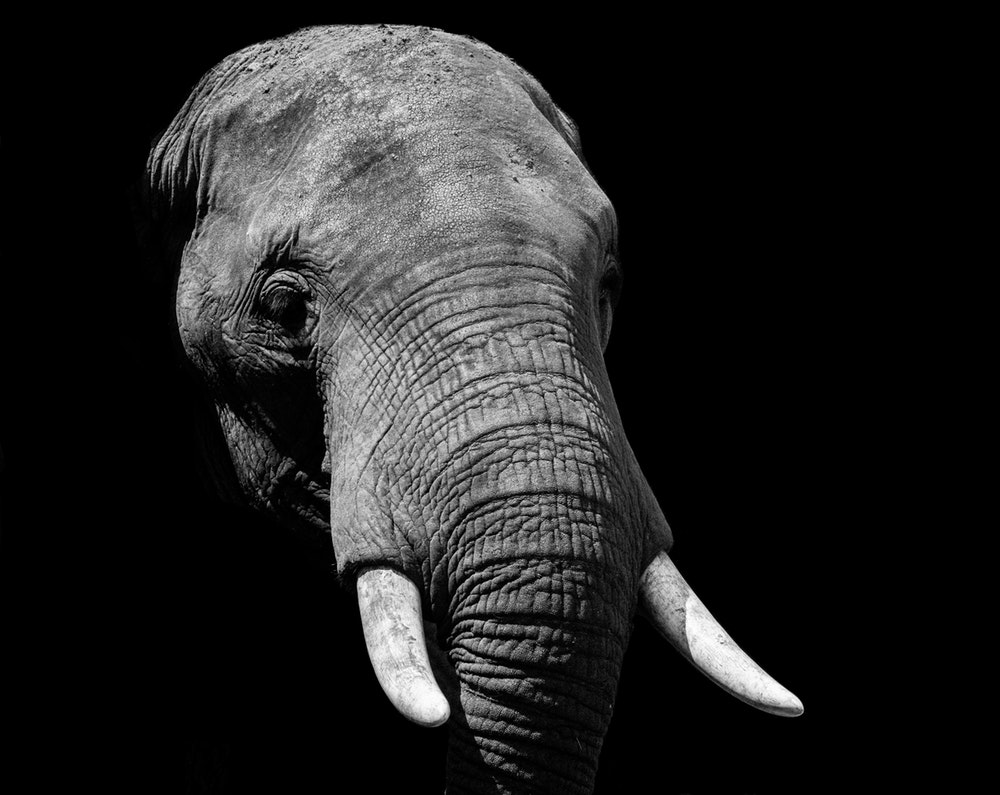
#> input picture dataset/nf_img/5.jpg, 1000 x 795 px
$ jupyter execute --allow-errors PRP.ipynb   (Python 2 division)
#> lines starting #> are read from the running program, lines starting #| are printed output that depends on the picture
[cell 1]
#Importing packages
from cv2 import imread, resize, CascadeClassifier, fastNlMeansDenoising, imwrite
import numpy as np
from matplotlib import pyplot as plt
from sklearn.model_selection import train_test_split

[cell 2]
#The OCL database of faces consists of ten different images of each of 40 distinct subjects. For some subjects, the images were
#taken at different times, varying the lighting, facial expressions (open / closed eyes, smiling / not smiling) and facial details
#(glasses / no glasses). All the images were taken against a dark homogeneous background with the subjects in an upright, frontal
#position (with tolerance for some side movement).

imgname_train = [[0 for i in range(8)] for j in range(40)] #Take 8 images of each person in training set
imgname_test = [[0 for i in range(2)] for j in range(40)]  #Take 2 images of each person in training set
arr = [1, 2, 3, 4, 5, 6, 7, 8, 9, 10]                      #Image names in each folder

#Splitting the dataset into training and test set.
for i in range(40):                                        #Database has images of 40 folder, 1 corresponding to each person
    train, test = train_test_split(arr, test_size=0.20, random_state=21)
    imgname_train[i] = train                               #Adding image names to training data
    imgname_test[i] = test                                 #Adiing image names to test data

train_imgs = []                                            #list of training images
#> (the rest of this cell did not finish here and is left out)

[cell 3]
# Calculating the mean face vector
mean = np.divide(np.sum([i for i in train_imgs], 0), 320)
#> mean = 0

#Plotting the mean
print 'Mean of the training images is:'
#> (the rest of this cell did not finish here and is left out)

[cell 4]
#Subtrabting mean from training images
norm_train_imgs = train_imgs - mean
#> norm_train_imgs = empty array

[cell 5]
#Finding the eigenvectors using the method described in the paper
A = np.transpose(norm_train_imgs)
#> A = empty array
L = np.matmul(np.transpose(A), A)                                 #Calculating A^T.A instead of A.A^T
#> L = 0

#> (the rest of this cell did not finish here and is left out)

[cell 6]
k = 200                                                          #number of eigenfaces to be taken

#Finding weights of training images
#> (the rest of this cell did not finish here and is left out)

[cell 7]
#Reading test images
test_imgs = []
#> (the rest of this cell did not finish here and is left out)

[cell 8]
#Reconstructing a non face image
img = imread('dataset/nf_img/5.jpg', 0)             #Loading the image
#> img is the input picture: shape (795, 1000); min 0, max 255, mean 35
img = resize(img  , (92 , 112))                                 #Resizing it to the dimensions of training images
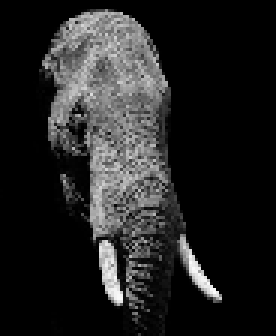
#> img: shape (112, 92) (shown 3 times larger); min 0, max 252, mean 34.9
norm_img = img.flatten()-mean                                   #Subtracting mean
#> norm_img = 10304 values, max 252 at index 8995, min 0 at index 0, mean 34.85
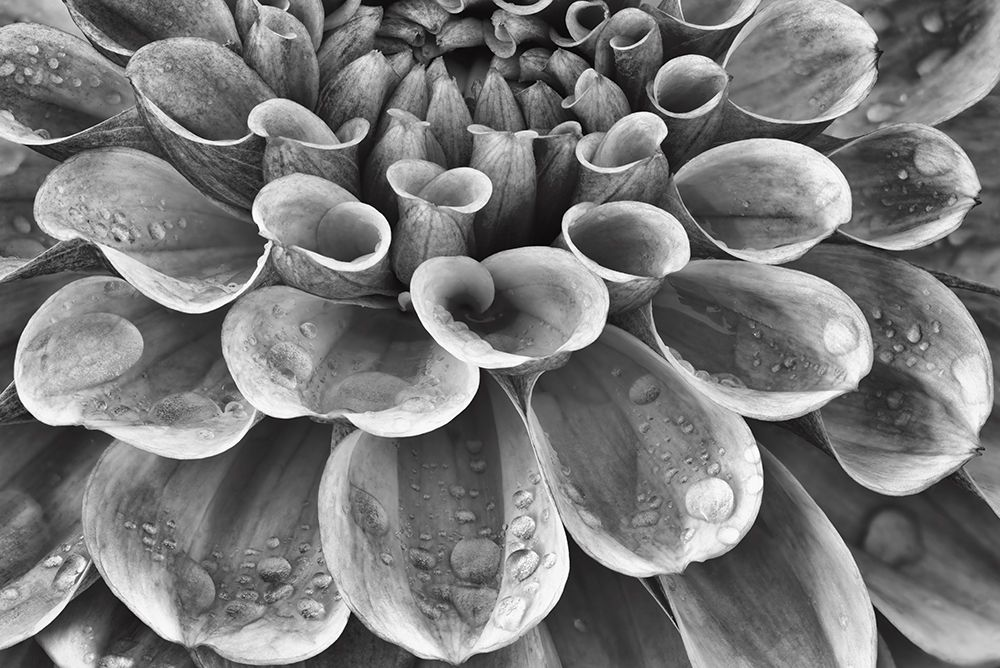
#> input picture dataset/nf_img/1.jpg, 1000 x 668 px
#> `img = resize(img,(92, 112))`:
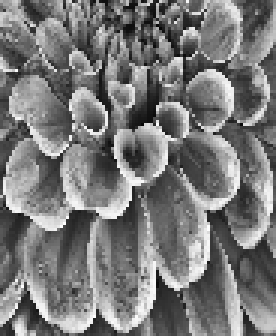
#> img: shape (112, 92) (shown 3 times larger); min 5, max 254, mean 121
#> `img = img.flatten()`: img = 10304 values, max 254 at index 6969, min 5 at index 3819, mean 121
#> `norm_img = img - mean`: norm_img has the same summary as img
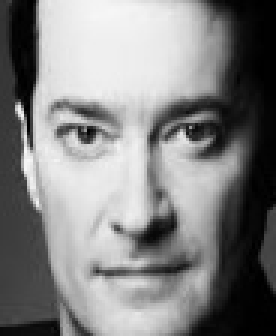
#> input picture dataset/f_img/1.jpg, 92 x 112 px, found by its file name (shown 3 times larger)
#> further down, inp_img is the input picture: shape (112, 92); min 0, max 248, mean 130.6
#> `faces = face_cascade.detectMultiScale(inp_img, 1.1, 3)`: faces = [[5, 13, 81, 81]]
#> the loop `for (x,y,w,h) in faces:` made 1 pass
#| cropped face
#> pass 1, `img = inp_img[y:y+h, x:x+w]`:
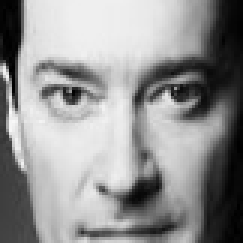
#> img: shape (81, 81) (shown 3 times larger); min 0, max 248, mean 146.8
#> pass 1, `img = resize(img  , (92 , 112))`:
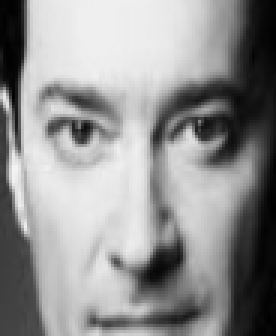
#> img: shape (112, 92) (shown 3 times larger); min 0, max 245, mean 146.7
#> after the loop `for (x,y,w,h) in faces:`: c = 1
#> (the rest of this cell did not finish here and is left out)

[cell 9]
#Caculating threshold for face space using test images in ORL database and face images of unknown people
diff = []
#> (the rest of this cell did not finish here and is left out)

#> (a cell that did not finish here is left out)

#> (a cell that did not finish here is left out)

[cell 12]
#Real time detection
face_cascade = CascadeClassifier('haarcascade_frontalface_default.xml')       #Using Haar Cascade to detect faces
c=0
#> (the rest of this cell did not finish here and is left out)

[cell 13]
#Reading detected faces
fac_det_imgs = []
norm_fac_det_imgs = []
i = 1
while(1):
    try:
        img = imread('dataset/fac_det_cropimg/' + str(i) + '.jpg', 0)
#> img: shape (112, 92); min 0, max 246, mean 146.7
        img = img.flatten()
#> img = 10304 values, max 246 at index 5156, min 0 at index 2948, mean 146.7
        fac_det_imgs.append(img)
        norm_img = img - mean                           #subtracting mean face
#> norm_img has the same summary as img
        norm_fac_det_imgs.append(norm_img)
        i+=1
    except:
        break

#calculating weights for images
#> (the rest of this cell did not finish here and is left out)
